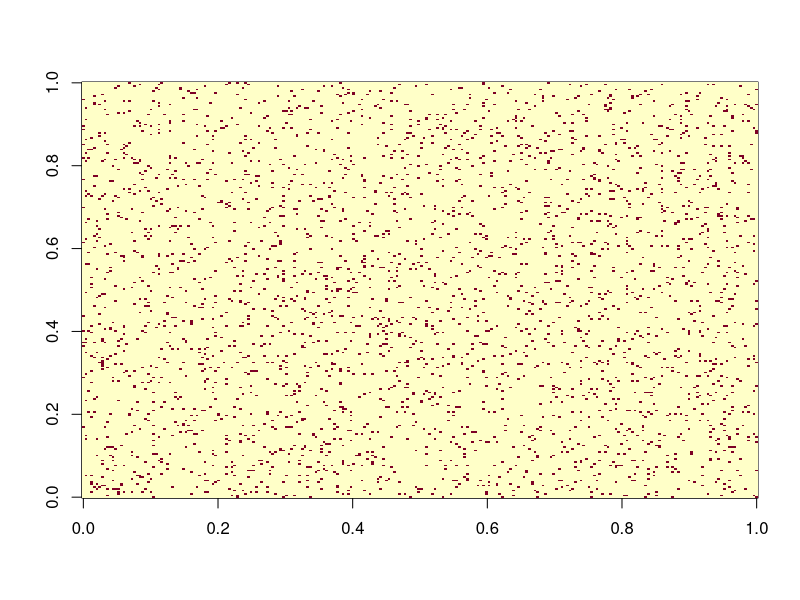
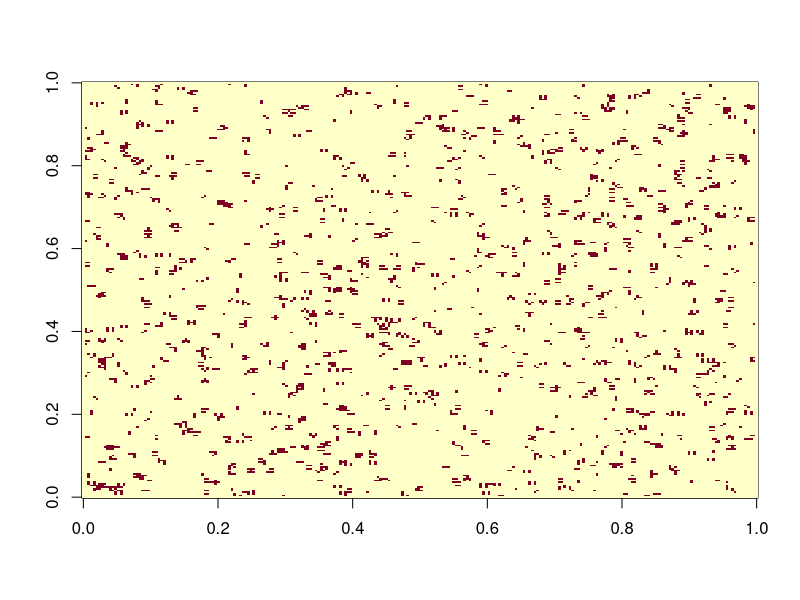
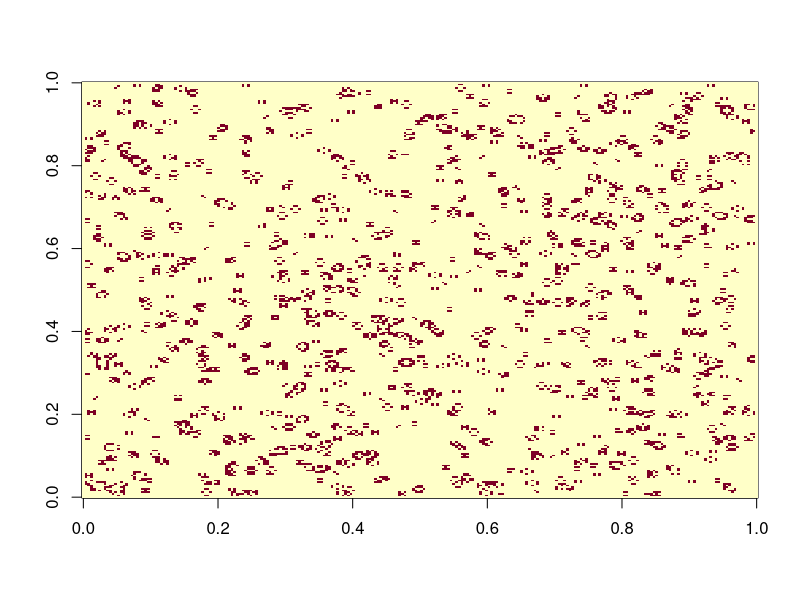
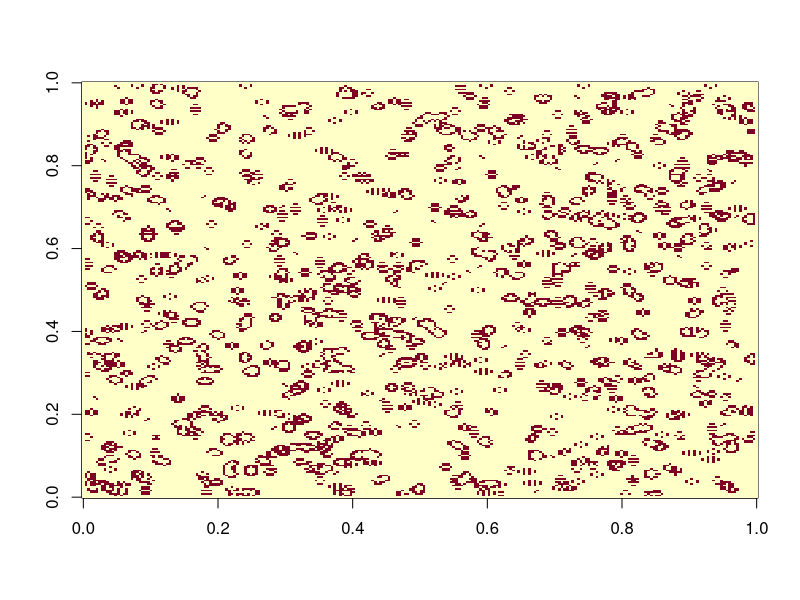
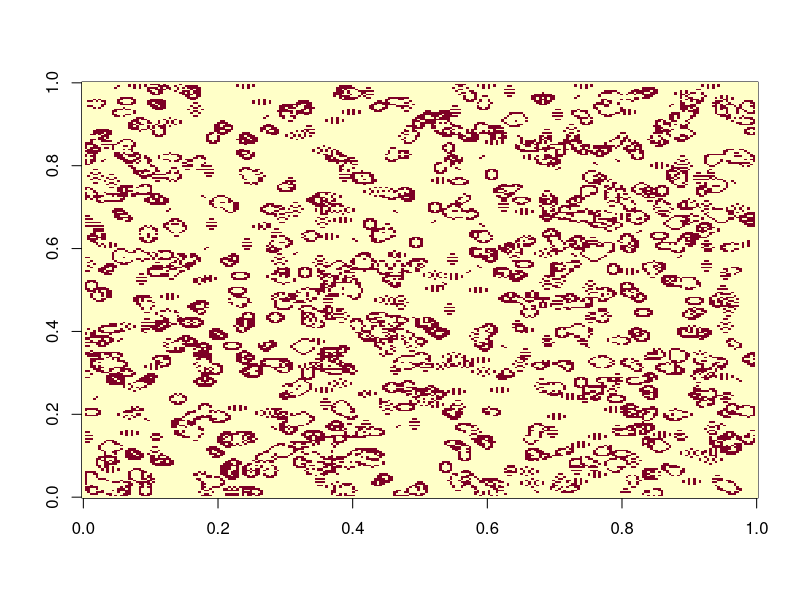
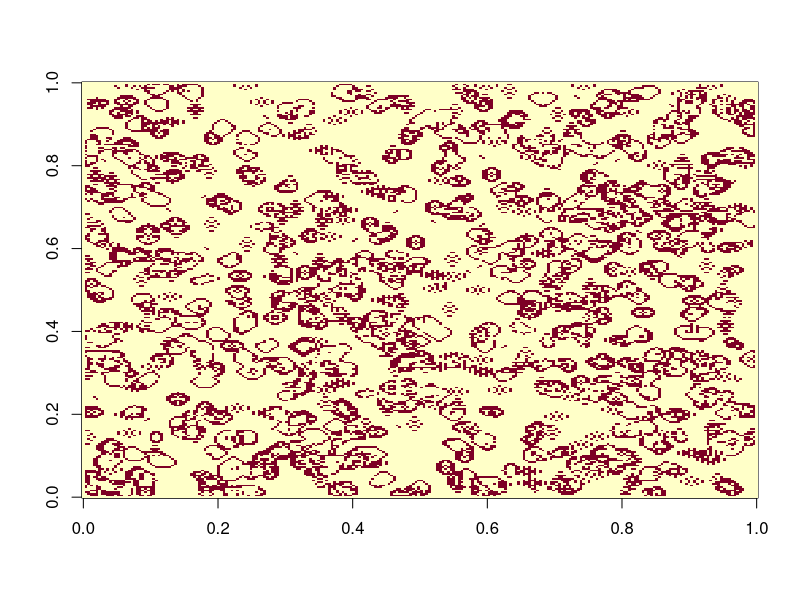
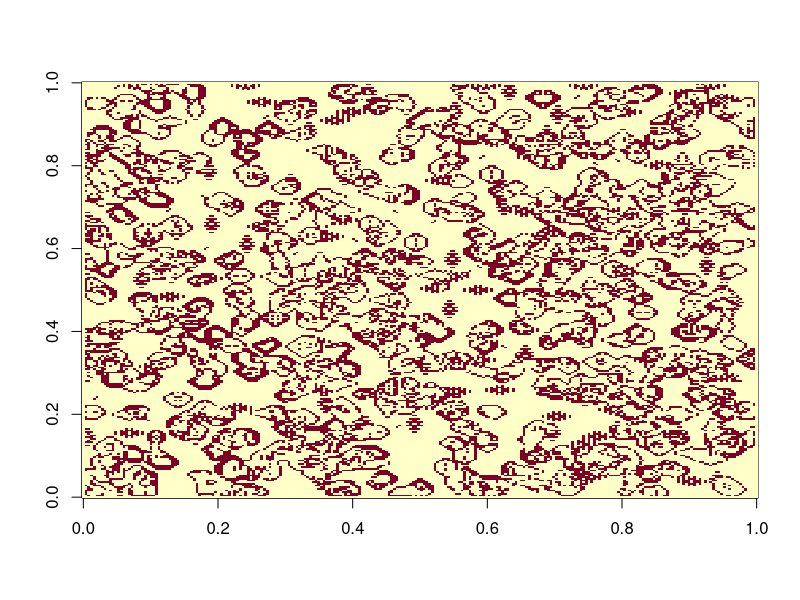
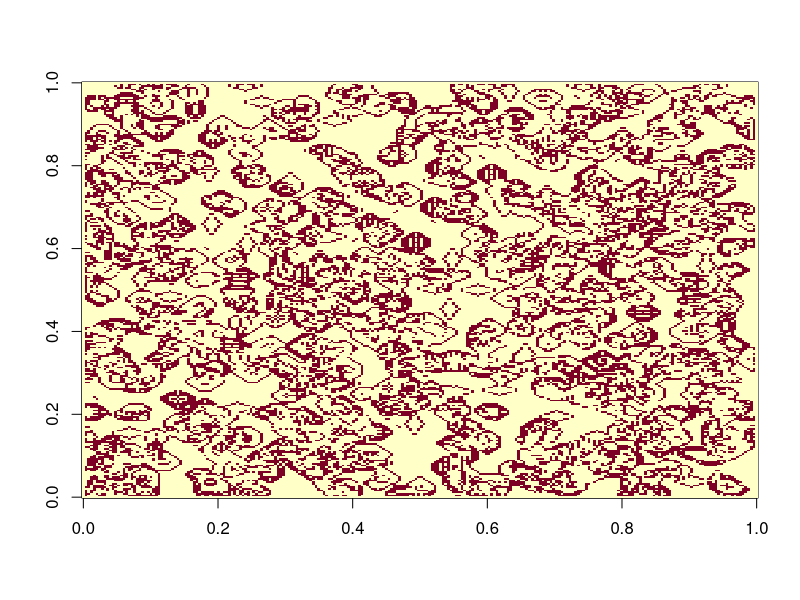

R code for these plots, in order:
#Gamne of Life

apply_rules <- function(matr){
 
 population <- matr[1,1] + matr[1,2]+ matr[1,3]+ matr[2,1]+ matr[2,3]+ matr[3,1]+ matr[3,2]+ matr[3,3]
 #waprint(population)
 if(population == 3 | population == 2){
   return(1)
 }
 else{ return(0)
 }
 
}



next_gen <- function(oldState){
  new_state <- matrix( runif(nrow(oldState)*ncol(oldState), min =0,max =0) , nrow = nrow(oldState), ncol = ncol(oldState))
  for( i in 2: (nrow(oldState)-1)){
    for(j in 2: (ncol(oldState)-1)){
     
      new_state[i,j] <- apply_rules(oldState[c(i-1,i,i+1) , c(j-1,j,j+1)])
      
    }
  }
  
  return(new_state)
}

game_of_life <- function(N,M,p,nGen){
  initialState <- matrix(runif(N*M), nrow = N)
  initialState[initialState < p] <- 0
  initialState[initialState > p] <- 1
  image(initialState)
  for(i in 1:nGen){
    initialState <- next_gen(initialState)
    image((initialState))
    
    }
} 




game_of_life(250,250,.95,40)

